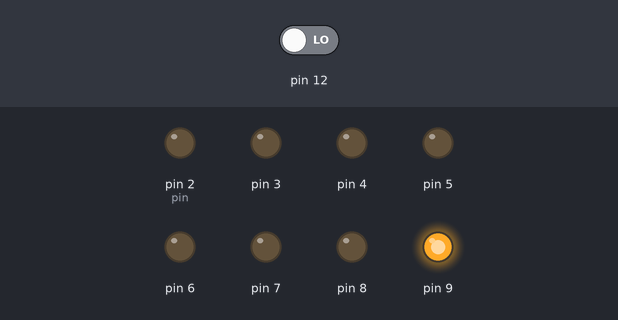
Bench run of a sketch on a simulated Arduino Uno, built with avr-gcc and run on an emulated ATmega328P. Parts: output pins drawn as LEDs (lit = HIGH). Dashed ring = blinking. The inputs (shaded band) are chosen by the test bench; at power-on: pin 12 LOW. Random numbers use the default seed unless the sketch sets one.

Above: at 1.2 s.
1.3 s: pin 12 driven HIGH
At 2.2 s:
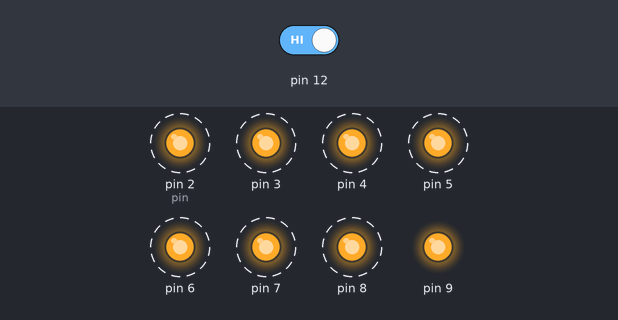
4.3 s: pin 12 driven LOW
At 5.5 s:
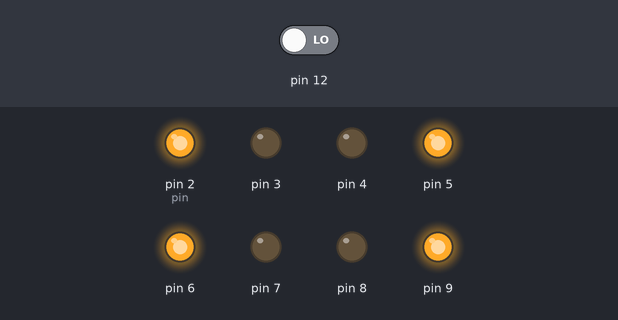
Timing chart, 0 to 7.3 s (numbered marks = the images above; inputs shaded):
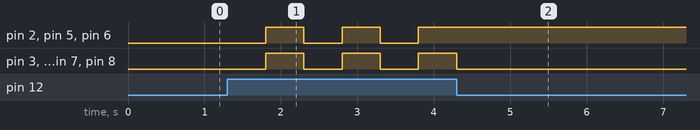

Measured:
- after the input at 1.3 s, pin 2 (pin), pin 3–8: alternates HIGH for 0.50 s and LOW for 0.50 s, starting after 0.50 s

The sketch:

2022.05.26_test5.ino
```cpp
//버튼을 누르면 숫자 8을 3번 깜박인후 1~6 랜덤 출력

byte digits[10][7]={
  {0,0,0,0,0,0,1}, //0
  {1,0,0,1,1,1,1}, //1
  {0,0,1,0,0,1,0},//2
  {0,0,0,0,1,1,0},//3
  {1,0,0,1,1,0,0},//4
  {0,1,0,0,1,0,0},//5
  {0,1,0,0,0,0,0},//6
  {0,0,0,1,1,1,1},//7
  {0,0,0,0,0,0,0},//8
  {0,0,0,1,1,0,0}//9
};
void displayOff(){
  int pin=2;
  for(int i=0;i<7;i++){
    digitalWrite(pin+i,1);
  }
}
void setup() {
  randomSeed(analogRead(A3)); //고정되지 않게 함 -> 확정적이지 않은 값이 들어옴
  pinMode(12,INPUT);
  for (int i=2;i<10;i++){
    pinMode(i,OUTPUT);
  }
  digitalWrite(9,HIGH);
}

void loop() {
  int ran=random(1,7); //1이상 7미만
  if(digitalRead(12)==HIGH){
    for(int i=0;i<3;i++){
      displayDigit(8);
      delay(500);
      displayOff();
      delay(500);
    }
    displayDigit(ran);
  }
}
void displayDigit(int num){
  int pin=2;
  for(int i=0;i<7;i++){
    digitalWrite(pin+i,digits[num][i]);
  }
}
```
